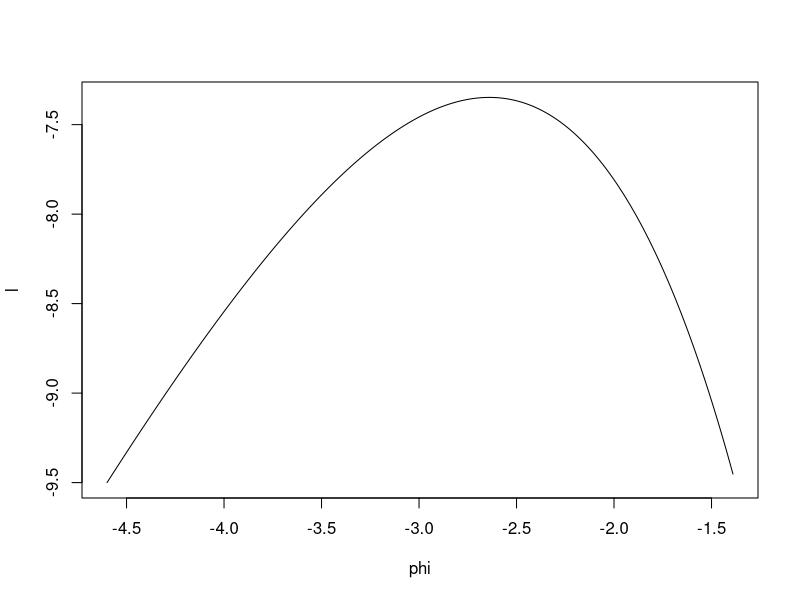
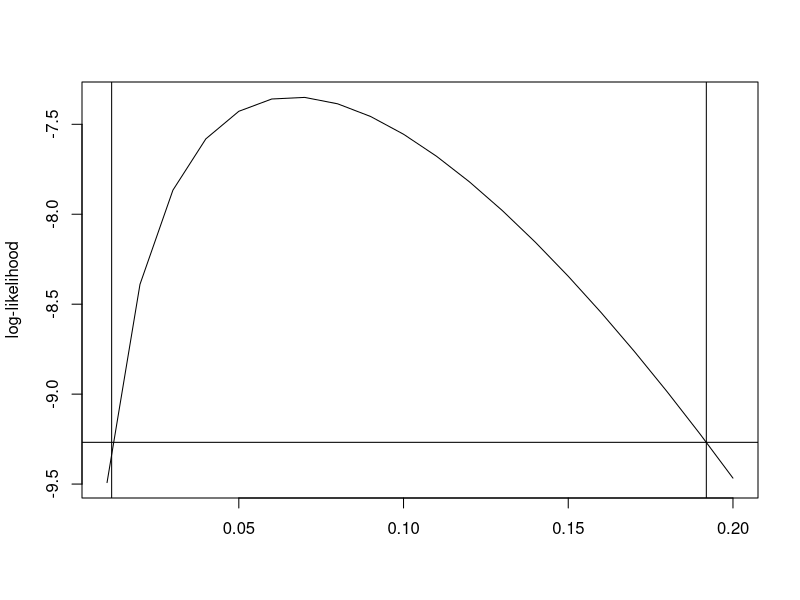

Here is the R script that generated these plots, in order:
## ---- chunk 1
set.seed(1234)
## ---- chunk 2
phi = seq(-4.6,-1.39, .01)
l = 2 * (phi) + 30 * log(1 / (1 + exp(phi)) )
plot(phi, l, type = 'l')
#par(new = T)
#plot(p, y, xlab="", ylab="log-likelihood", type="l")


## ---- chunk 3
p = seq(from=0.01, to=0.2, by=0.01)
y = 2 * log(p) + 28 * log(1-p) 
plot(p, y, xlab="", ylab="log-likelihood", type="l")
abline(-9.2679008,0)
abline(v = 0.1919152)
abline(v = 0.01139688)
## ---- chunk 4
l = function(p) {2 * log(p) + 28 * log(1 - p) + 9.2679008}
uniroot(l, c(0.01,0.1))[1]
uniroot(l, c(0.1,0.3))[1]
## ---- chunk 5
test <- chisq.test(c(45, 35, 102), p= c(0.2, 0.15, 0.65))

s <- c(45, 35, 102); count <- 182 * c(0.2, 0.15, 0.65)

x2 <- sum( (s - count)^2 / count )
g2 <- 2 * sum( s * log( s / count )  )
## ---- chunk 6
df <- data.frame(residuals=test$residuals, observed = test$observed, expected= test$expected)
df
## ---- chunk 7
s <- c(315, 101, 108, 32); count <- sum(315, 101, 108, 32) * c(0.5625, 0.1875, 0.1875, 0.0625)

test <- chisq.test(s, p= c(0.5625, 0.1875, 0.1875, 0.0625))
test
x2 <- sum( (s - count)^2 / count )
g2 <- 2 * sum( s * log( s / count )  )
## ---- chunk 8
ob <- c(22, 36, 20, 16, 3, 3)

lambda_hat <- c( 0 * 22 + 1 * 36 + 2 * 20 + 3 * 16 + 4 * 3 + 2 * 5 + 1 * 6) / 100

p_hat <- dpois(c(0,1,2,3,4), lambda_hat)
p_hat <- c(p_hat, 1-sum(p_hat))
ex <- 100 * p_hat


X2 <- sum((ob-ex)^2/ex)
G2 <- 2*sum(ob*log(ob/ex)) 

#dof k-1 -d = 6 - 1 - 1 
p_X2 <- 1-pchisq(X2,4)  
p_G2 <- 1-pchisq(G2,4)  

